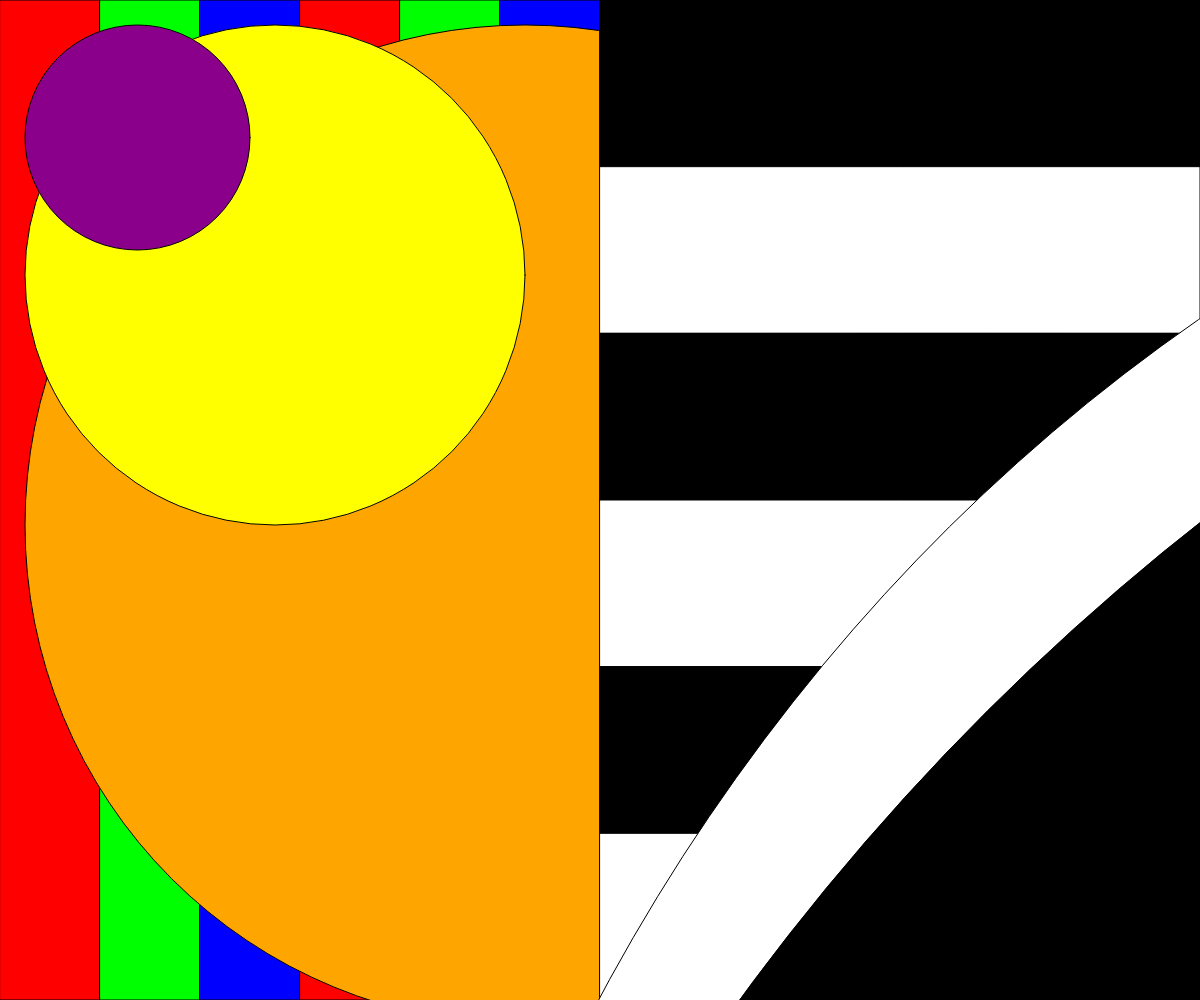
Frame 1 (no input)
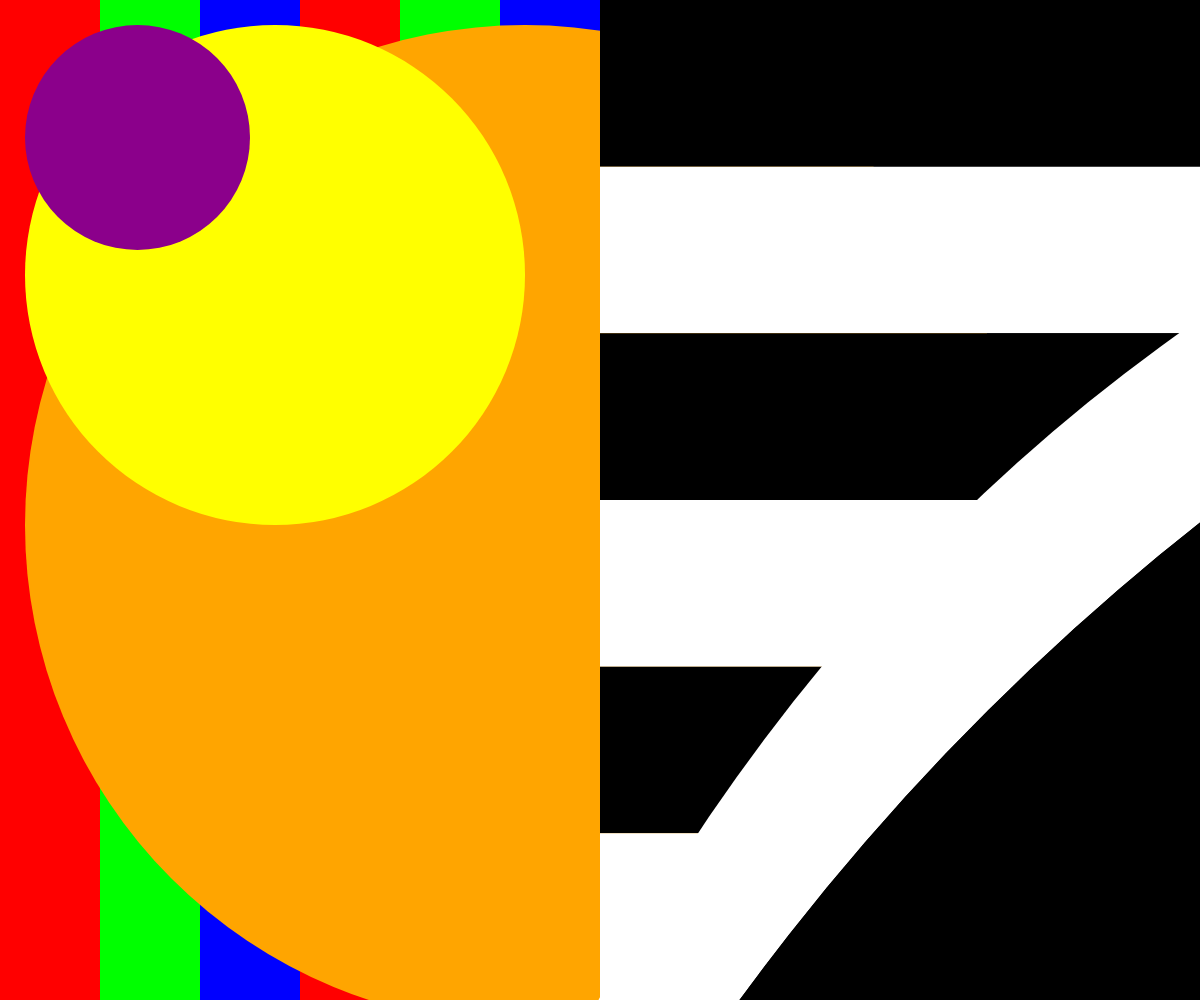
Frame 60 (no input)
Frame 120 (the mouse pressed at the canvas centre since frame 60): identical to frame 60, image omitted

The p5.js sketch that drew these frames (run headless with seeded random() and noise() and a simulated clock; from frame 60 on, the mouse is pressed at the canvas centre):

// p5.js sketch
// ── sketch.js
//This is a javascript comment!!



function setup() {
    createCanvas(windowWidth, windowHeight);
    
}
  
function draw() {
   //left side
    background(0)
    ellipseMode(CORNER);
    fill('Orange');
    ellipse(25, 25, 1000, 1000); // Outer white ellipse
    fill('yellow');
    ellipse(25, 25, 500, 500); // Outer white ellipse
    ellipseMode(CORNERS);
    fill('rgb(139,0,139)');
    ellipse(25, 25, 250, 250); // Inner gray ellipse
    //right side
    background(0)
    ellipseMode(CORNER);
    fill('Orange');
    ellipse(25, 25, 1000, 1000); // Outer white ellipse
    fill('yellow');
    ellipse(25, 25, 500, 500); // Outer white ellipse
    ellipseMode(CORNERS);
    fill('rgb(139,0,139)');
    ellipse(25, 25, 250, 250); // Inner gray ellipse
    
    //left side
    
    
    fill(255,0,0);
    rect(0,0,windowWidth/12, windowHeight);
     
    fill(0,255,0);
    rect(windowWidth/12, 0, windowWidth/12, windowHeight);
    
    fill(0,0,255);
    rect((windowWidth/12)*2, 0, windowWidth/12, windowHeight);
    
    fill(255,0,0);
    rect((windowWidth/12)*3, 0, windowWidth/12, windowHeight);
   
    fill(0,255,0);
    rect((windowWidth/12)*4, 0, windowWidth/12, windowHeight);

    fill(0,0,255);
    rect((windowWidth/12)*5, 0, windowWidth/12, windowHeight);
    

    ellipseMode(CORNER);
    fill('Orange');
    ellipse(25, 25, 1000, 1000); // Outer white ellipse
    fill('yellow');
    ellipse(25, 25, 500, 500); // Outer white ellipse
    ellipseMode(CORNERS);
    fill('rgb(139,0,139)');
    ellipse(25, 25, 250, 250); // Inner gray ellipse
    
    
    //right side
   
    
    fill(0);
    rect(windowWidth/2, 0, windowWidth/2, windowHeight/6);

    fill(255);
    rect(windowWidth/2, windowHeight/6, windowWidth/2, windowHeight/6);

    fill(0);
    rect(windowWidth/2, (windowHeight/6)*2, windowWidth/2, windowHeight/6);

    fill(255);
    rect(windowWidth/2, (windowHeight/6)*3, windowWidth/2, windowHeight/6);

    fill(0);
    rect(windowWidth/2, (windowHeight/6)*4, windowWidth/2, windowHeight/6);
   
    fill(255);
    rect(windowWidth/2, (windowHeight/6)*5, windowWidth/2, windowHeight/6);

    beginShape(TRIANGLE_STRIP);
   
    
    
    ellipse(CORNERS);
    fill('white');
    ellipse(350, 10, 4000, 4000); // Inner gray ellipse
    fill('black');
    ellipse(250, 25, 5000, 5000); // Outer white ellipse
    noStroke();
    ellipse(250, 25, 5000, 5000);
 
   
    
}
